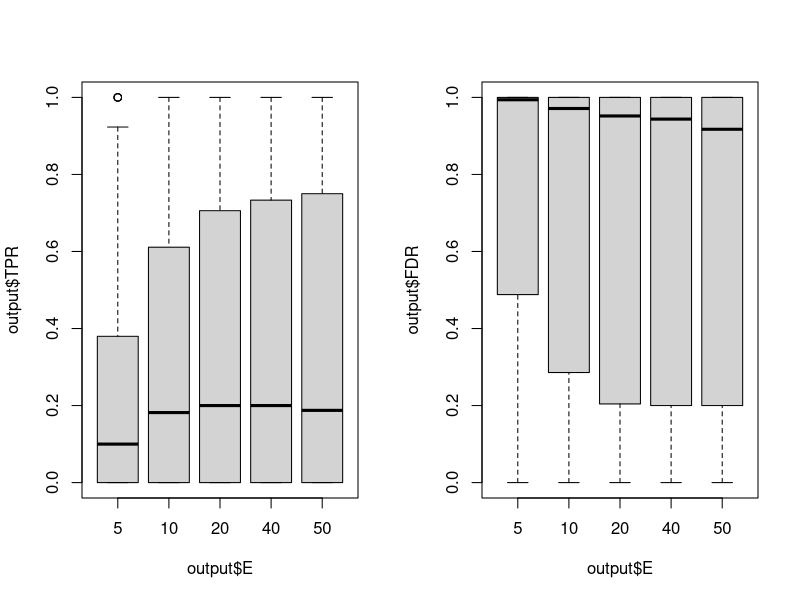
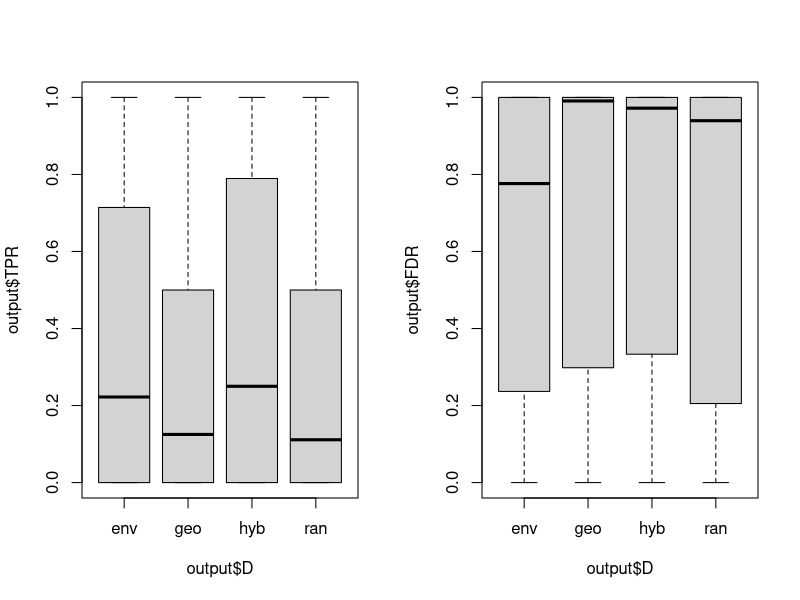
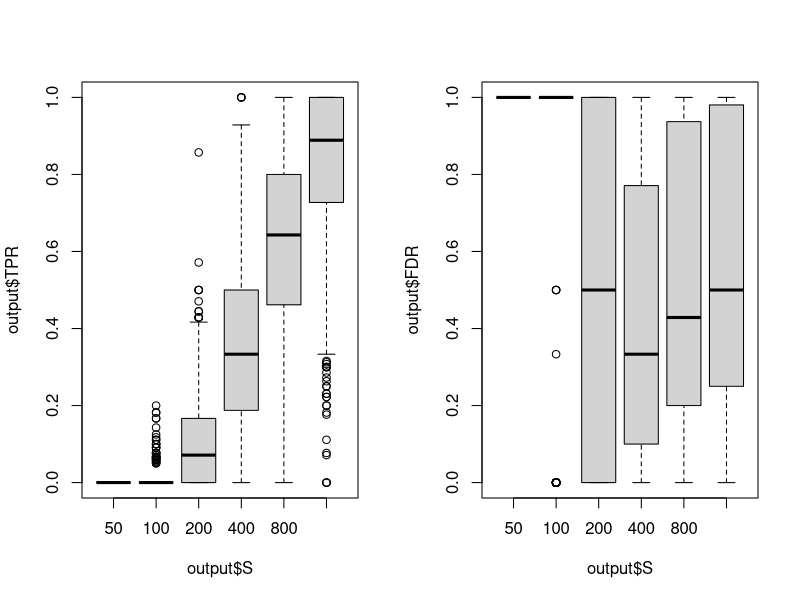
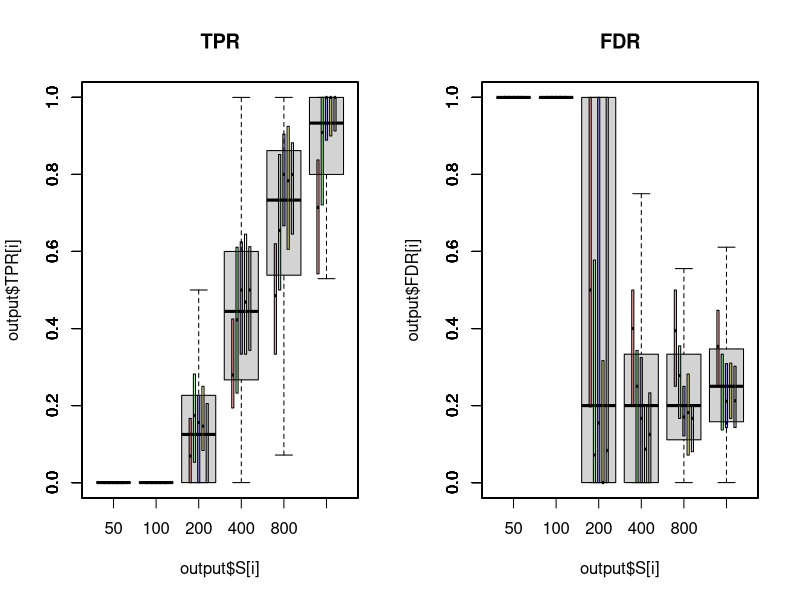
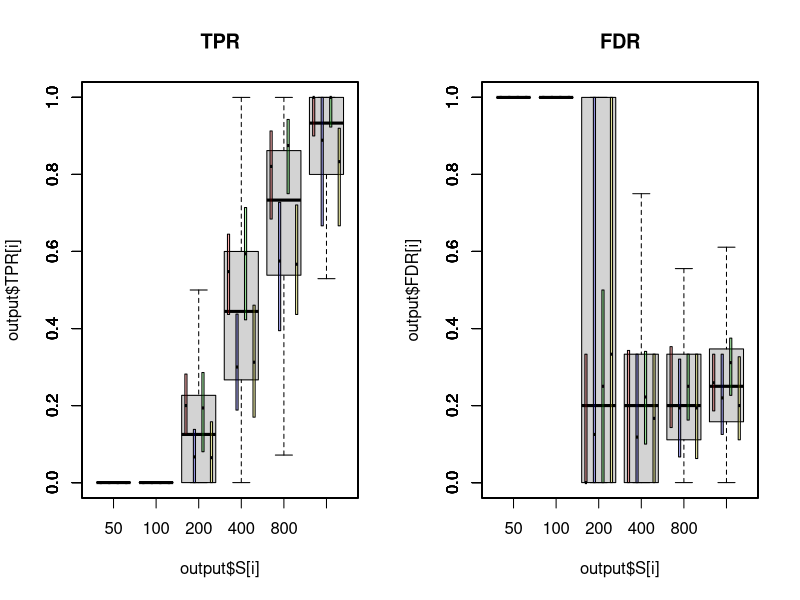
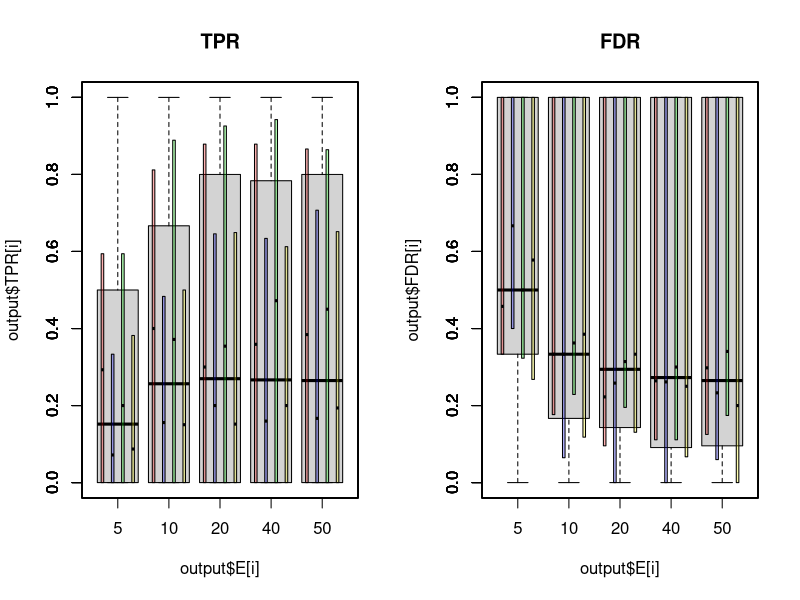
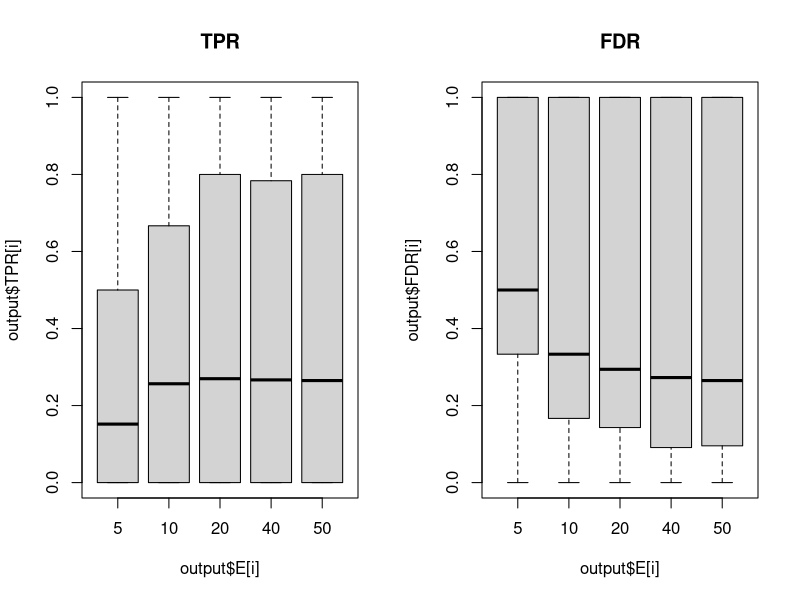
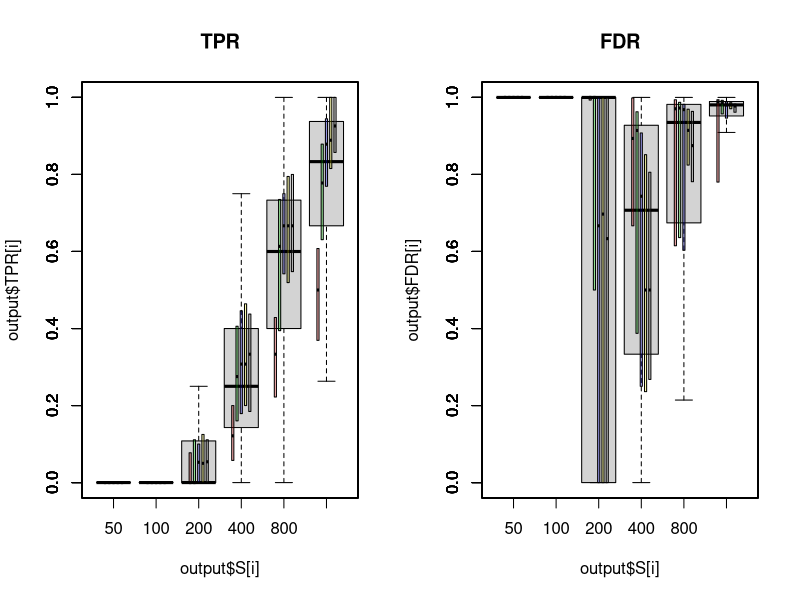

Recreate these plots in R, in order.
## load results of the run

output = read.table('../Simulation Results/output.txt', header=T)

### Plot overall results

par(mfrow=c(1,2))

boxplot(output$TPR~output$E)
boxplot(output$FDR~output$E)

boxplot(output$TPR~output$D)
boxplot(output$FDR~output$D)

boxplot(output$TPR~output$S)
boxplot(output$FDR~output$S)

### ANOVA analysis

# Compare TPR and FDR under different pop. str. scenarios

anova(aov(output$TPR~as.factor(output$c)))
anova(aov(output$FDR~as.factor(output$c)))

# Panmictic

i=output$c==0.5

anova(aov(output$TPR[i]~as.factor(output$S[i])*as.factor(output$E[i])*as.factor(output$D[i])))
anova(aov(output$FDR[i]~as.factor(output$S[i])*as.factor(output$E[i])*as.factor(output$D[i])))

# Structured

i=output$c==0.2

anova(aov(output$TPR[i]~as.factor(output$S[i])*as.factor(output$E[i])*as.factor(output$D[i])))
anova(aov(output$FDR[i]~as.factor(output$S[i])*as.factor(output$E[i])*as.factor(output$D[i])))

### Function to get Means and Sds of FDR and TPR for subset of data

get_means_sd = function(output, subsets, rate) {
  
  ss =paste0('output$',paste(subsets, collapse='&output$'))
  rates = output[eval(parse(text=ss)),rate]
  
  return(paste0(round(mean(rates), 2), '±', round(sd(rates),2)))
  
}

## example of use: get FDR of geographic design under structured population (c=0.2)

get_means_sd(output, subsets=c('c==0.2' , 'D=="geo"'), rate='FDR')


######### Plot TPR and FDR by couples of factors

### Panmictic
par(mfrow=c(1,2))

i=output$c==0.5

colt = c(rgb(1,0,0, alpha=0.3) , rgb(0,1,0, alpha=0.3), rgb(0,0,1, alpha=0.3), rgb(1,1,0, alpha=0.3), rgb(0.5,0.5,0.5, alpha=0.3) )

### To show overall effects of Sampling Size - Sample Effort

boxplot(output$TPR[i]~output$S[i], main='TPR', outline=F )
boxplot(output$TPR[i&output$S==50]~as.numeric(output$E[i&output$S==50]), add=TRUE, col=colt, at=seq(0.8,1.2,0.1) , boxwex=0.05, names=F, outline=F, whisklty = 0, staplelty = 0 ,xaxt='n')
boxplot(output$TPR[i&output$S==100]~as.numeric(output$E[i&output$S==100]), add=TRUE, col=colt, at=seq(1.8,2.2,0.1) , boxwex=0.05, names=F, outline=F, whisklty = 0, staplelty = 0,xaxt='n')
boxplot(output$TPR[i&output$S==200]~as.numeric(output$E[i&output$S==200]), add=TRUE, col=colt, at=seq(2.8,3.2,0.1) , boxwex=0.05, names=F, outline=F, whisklty = 0, staplelty = 0,xaxt='n')
boxplot(output$TPR[i&output$S==400]~as.numeric(output$E[i&output$S==400]), add=TRUE, col=colt, at=seq(3.8,4.2,0.1) , boxwex=0.05, names=F, outline=F, whisklty = 0, staplelty = 0,xaxt='n')
boxplot(output$TPR[i&output$S==800]~as.numeric(output$E[i&output$S==800]), add=TRUE, col=colt, at=seq(4.8,5.2,0.1) , boxwex=0.05, names=F, outline=F, whisklty = 0, staplelty = 0,xaxt='n')
boxplot(output$TPR[i&output$S==1600]~as.numeric(output$E[i&output$S==1600]), add=TRUE, col=colt, at=seq(5.8,6.2,0.1) , boxwex=0.05, names=F, outline=F, whisklty = 0, staplelty = 0,xaxt='n')

boxplot(output$FDR[i]~output$S[i], main='FDR', outline=F )
boxplot(output$FDR[i&output$S==50]~as.numeric(output$E[i&output$S==50]), add=TRUE, col=colt, at=seq(0.8,1.2,0.1) , boxwex=0.05, names=F, outline=F, whisklty = 0, staplelty = 0 ,xaxt='n')
boxplot(output$FDR[i&output$S==100]~as.numeric(output$E[i&output$S==100]), add=TRUE, col=colt, at=seq(1.8,2.2,0.1) , boxwex=0.05, names=F, outline=F, whisklty = 0, staplelty = 0,xaxt='n')
boxplot(output$FDR[i&output$S==200]~as.numeric(output$E[i&output$S==200]), add=TRUE, col=colt, at=seq(2.8,3.2,0.1) , boxwex=0.05, names=F, outline=F, whisklty = 0, staplelty = 0,xaxt='n')
boxplot(output$FDR[i&output$S==400]~as.numeric(output$E[i&output$S==400]), add=TRUE, col=colt, at=seq(3.8,4.2,0.1) , boxwex=0.05, names=F, outline=F, whisklty = 0, staplelty = 0,xaxt='n')
boxplot(output$FDR[i&output$S==800]~as.numeric(output$E[i&output$S==800]), add=TRUE, col=colt, at=seq(4.8,5.2,0.1) , boxwex=0.05, names=F, outline=F, whisklty = 0, staplelty = 0,xaxt='n')
boxplot(output$FDR[i&output$S==1600]~as.numeric(output$E[i&output$S==1600]), add=TRUE, col=colt, at=seq(5.8,6.2,0.1) , boxwex=0.05, names=F, outline=F, whisklty = 0, staplelty = 0,xaxt='n')

### To show overall effects of Sampling Size - Sample Design

colt = c(rgb(1,0,0, alpha=0.3) , rgb(0,0,1, alpha=0.3), rgb(0,1,0, alpha=0.3), rgb(1,1,0, alpha=0.3) )

boxplot(output$TPR[i]~output$S[i], main='TPR', outline=F )
boxplot(output$TPR[i&output$S==50]~(output$D[i&output$S==50]), add=TRUE, col=colt, at=seq(0.7,1.3,0.2) , boxwex=0.05, names=F, outline=F, whisklty = 0, staplelty = 0 ,xaxt='n')
boxplot(output$TPR[i&output$S==100]~(output$D[i&output$S==100]), add=TRUE, col=colt, at=seq(1.7,2.3,0.2) , boxwex=0.05, names=F, outline=F, whisklty = 0, staplelty = 0,xaxt='n')
boxplot(output$TPR[i&output$S==200]~(output$D[i&output$S==200]), add=TRUE, col=colt, at=seq(2.7,3.3,0.2) , boxwex=0.05, names=F, outline=F, whisklty = 0, staplelty = 0,xaxt='n')
boxplot(output$TPR[i&output$S==400]~(output$D[i&output$S==400]), add=TRUE, col=colt, at=seq(3.7,4.3,0.2), boxwex=0.05, names=F, outline=F, whisklty = 0, staplelty = 0,xaxt='n')
boxplot(output$TPR[i&output$S==800]~(output$D[i&output$S==800]), add=TRUE, col=colt, at=seq(4.7,5.3,0.2) , boxwex=0.05, names=F, outline=F, whisklty = 0, staplelty = 0,xaxt='n')
boxplot(output$TPR[i&output$S==1600]~(output$D[i&output$S==1600]), add=TRUE, col=colt, at=seq(5.7,6.3,0.2) , boxwex=0.05, names=F, outline=F, whisklty = 0, staplelty = 0,xaxt='n')

boxplot(output$FDR[i]~output$S[i], main='FDR', outline=F )
boxplot(output$FDR[i&output$S==50]~(output$D[i&output$S==50]), add=TRUE, col=colt, at=seq(0.7,1.3,0.2) , boxwex=0.05, names=F, outline=F, whisklty = 0, staplelty = 0 ,xaxt='n')
boxplot(output$FDR[i&output$S==100]~(output$D[i&output$S==100]), add=TRUE, col=colt, at=seq(1.7,2.3,0.2) , boxwex=0.05, names=F, outline=F, whisklty = 0, staplelty = 0,xaxt='n')
boxplot(output$FDR[i&output$S==200]~(output$D[i&output$S==200]), add=TRUE, col=colt, at=seq(2.7,3.3,0.2) , boxwex=0.05, names=F, outline=F, whisklty = 0, staplelty = 0,xaxt='n')
boxplot(output$FDR[i&output$S==400]~(output$D[i&output$S==400]), add=TRUE, col=colt, at=seq(3.7,4.3,0.2), boxwex=0.05, names=F, outline=F, whisklty = 0, staplelty = 0,xaxt='n')
boxplot(output$FDR[i&output$S==800]~(output$D[i&output$S==800]), add=TRUE, col=colt, at=seq(4.7,5.3,0.2) , boxwex=0.05, names=F, outline=F, whisklty = 0, staplelty = 0,xaxt='n')
boxplot(output$FDR[i&output$S==1600]~(output$D[i&output$S==1600]), add=TRUE, col=colt, at=seq(5.7,6.3,0.2) , boxwex=0.05, names=F, outline=F, whisklty = 0, staplelty = 0,xaxt='n')

### To show overall effects of Sampling Effort - Sample Design


colt = c(rgb(1,0,0, alpha=0.3) , rgb(0,0,1, alpha=0.3), rgb(0,1,0, alpha=0.3), rgb(1,1,0, alpha=0.3) )

boxplot(output$TPR[i]~output$E[i], main='TPR', outline=F)
boxplot(output$TPR[i&output$E==5]~(output$D[i&output$E==5]), add=TRUE, col=colt, at=seq(0.7,1.3,0.2) , boxwex=0.05, names=F, outline=F, whisklty = 0, staplelty = 0 ,xaxt='n')
boxplot(output$TPR[i&output$E==10]~(output$D[i&output$E==10]), add=TRUE, col=colt, at=seq(1.7,2.3,0.2) , boxwex=0.05, names=F, outline=F, whisklty = 0, staplelty = 0,xaxt='n')
boxplot(output$TPR[i&output$E==20]~(output$D[i&output$E==20]), add=TRUE, col=colt, at=seq(2.7,3.3,0.2) , boxwex=0.05, names=F, outline=F, whisklty = 0, staplelty = 0,xaxt='n')
boxplot(output$TPR[i&output$E==40]~(output$D[i&output$E==40]), add=TRUE, col=colt, at=seq(3.7,4.3,0.2), boxwex=0.05, names=F, outline=F, whisklty = 0, staplelty = 0,xaxt='n')
boxplot(output$TPR[i&output$E==50]~(output$D[i&output$E==50]), add=TRUE, col=colt, at=seq(4.7,5.3,0.2) , boxwex=0.05, names=F, outline=F, whisklty = 0, staplelty = 0,xaxt='n')

boxplot(output$FDR[i]~output$E[i], main='FDR', outline=F )
boxplot(output$FDR[i&output$E==5]~(output$D[i&output$E==5]), add=TRUE, col=colt, at=seq(0.7,1.3,0.2) , boxwex=0.05, names=F, outline=F, whisklty = 0, staplelty = 0 ,xaxt='n')
boxplot(output$FDR[i&output$E==10]~(output$D[i&output$E==10]), add=TRUE, col=colt, at=seq(1.7,2.3,0.2) , boxwex=0.05, names=F, outline=F, whisklty = 0, staplelty = 0,xaxt='n')
boxplot(output$FDR[i&output$E==20]~(output$D[i&output$E==20]), add=TRUE, col=colt, at=seq(2.7,3.3,0.2) , boxwex=0.05, names=F, outline=F, whisklty = 0, staplelty = 0,xaxt='n')
boxplot(output$FDR[i&output$E==40]~(output$D[i&output$E==40]), add=TRUE, col=colt, at=seq(3.7,4.3,0.2), boxwex=0.05, names=F, outline=F, whisklty = 0, staplelty = 0,xaxt='n')
boxplot(output$FDR[i&output$E==50]~(output$D[i&output$E==50]), add=TRUE, col=colt, at=seq(4.7,5.3,0.2) , boxwex=0.05, names=F, outline=F, whisklty = 0, staplelty = 0,xaxt='n')


### To show differences between Sampling efforts

boxplot(output$TPR[i]~output$E[i], main='TPR', outline=F)
boxplot(output$FDR[i]~output$E[i], main='FDR', outline=F)


### Structured
par(mfrow=c(1,2))

i=output$c==0.2

colt = c(rgb(1,0,0, alpha=0.3) , rgb(0,1,0, alpha=0.3), rgb(0,0,1, alpha=0.3), rgb(1,1,0, alpha=0.3), rgb(0.5,0.5,0.5, alpha=0.3) )

### To show overall effects of Sampling Size - Sample Effort

boxplot(output$TPR[i]~output$S[i], main='TPR', outline=F )
boxplot(output$TPR[i&output$S==50]~as.numeric(output$E[i&output$S==50]), add=TRUE, col=colt, at=seq(0.8,1.2,0.1) , boxwex=0.05, names=F, outline=F, whisklty = 0, staplelty = 0 ,xaxt='n')
boxplot(output$TPR[i&output$S==100]~as.numeric(output$E[i&output$S==100]), add=TRUE, col=colt, at=seq(1.8,2.2,0.1) , boxwex=0.05, names=F, outline=F, whisklty = 0, staplelty = 0,xaxt='n')
boxplot(output$TPR[i&output$S==200]~as.numeric(output$E[i&output$S==200]), add=TRUE, col=colt, at=seq(2.8,3.2,0.1) , boxwex=0.05, names=F, outline=F, whisklty = 0, staplelty = 0,xaxt='n')
boxplot(output$TPR[i&output$S==400]~as.numeric(output$E[i&output$S==400]), add=TRUE, col=colt, at=seq(3.8,4.2,0.1) , boxwex=0.05, names=F, outline=F, whisklty = 0, staplelty = 0,xaxt='n')
boxplot(output$TPR[i&output$S==800]~as.numeric(output$E[i&output$S==800]), add=TRUE, col=colt, at=seq(4.8,5.2,0.1) , boxwex=0.05, names=F, outline=F, whisklty = 0, staplelty = 0,xaxt='n')
boxplot(output$TPR[i&output$S==1600]~as.numeric(output$E[i&output$S==1600]), add=TRUE, col=colt, at=seq(5.8,6.2,0.1) , boxwex=0.05, names=F, outline=F, whisklty = 0, staplelty = 0,xaxt='n')

boxplot(output$FDR[i]~output$S[i], main='FDR', outline=F )
boxplot(output$FDR[i&output$S==50]~as.numeric(output$E[i&output$S==50]), add=TRUE, col=colt, at=seq(0.8,1.2,0.1) , boxwex=0.05, names=F, outline=F, whisklty = 0, staplelty = 0 ,xaxt='n')
boxplot(output$FDR[i&output$S==100]~as.numeric(output$E[i&output$S==100]), add=TRUE, col=colt, at=seq(1.8,2.2,0.1) , boxwex=0.05, names=F, outline=F, whisklty = 0, staplelty = 0,xaxt='n')
boxplot(output$FDR[i&output$S==200]~as.numeric(output$E[i&output$S==200]), add=TRUE, col=colt, at=seq(2.8,3.2,0.1) , boxwex=0.05, names=F, outline=F, whisklty = 0, staplelty = 0,xaxt='n')
boxplot(output$FDR[i&output$S==400]~as.numeric(output$E[i&output$S==400]), add=TRUE, col=colt, at=seq(3.8,4.2,0.1) , boxwex=0.05, names=F, outline=F, whisklty = 0, staplelty = 0,xaxt='n')
boxplot(output$FDR[i&output$S==800]~as.numeric(output$E[i&output$S==800]), add=TRUE, col=colt, at=seq(4.8,5.2,0.1) , boxwex=0.05, names=F, outline=F, whisklty = 0, staplelty = 0,xaxt='n')
boxplot(output$FDR[i&output$S==1600]~as.numeric(output$E[i&output$S==1600]), add=TRUE, col=colt, at=seq(5.8,6.2,0.1) , boxwex=0.05, names=F, outline=F, whisklty = 0, staplelty = 0,xaxt='n')

### To show overall effects of Sampling Size - Sample Design

colt = c(rgb(1,0,0, alpha=0.3) , rgb(0,0,1, alpha=0.3), rgb(0,1,0, alpha=0.3), rgb(1,1,0, alpha=0.3) )

boxplot(output$TPR[i]~output$S[i], main='TPR', outline=F )
boxplot(output$TPR[i&output$S==50]~(output$D[i&output$S==50]), add=TRUE, col=colt, at=seq(0.7,1.3,0.2) , boxwex=0.05, names=F, outline=F, whisklty = 0, staplelty = 0 ,xaxt='n')
boxplot(output$TPR[i&output$S==100]~(output$D[i&output$S==100]), add=TRUE, col=colt, at=seq(1.7,2.3,0.2) , boxwex=0.05, names=F, outline=F, whisklty = 0, staplelty = 0,xaxt='n')
boxplot(output$TPR[i&output$S==200]~(output$D[i&output$S==200]), add=TRUE, col=colt, at=seq(2.7,3.3,0.2) , boxwex=0.05, names=F, outline=F, whisklty = 0, staplelty = 0,xaxt='n')
boxplot(output$TPR[i&output$S==400]~(output$D[i&output$S==400]), add=TRUE, col=colt, at=seq(3.7,4.3,0.2), boxwex=0.05, names=F, outline=F, whisklty = 0, staplelty = 0,xaxt='n')
boxplot(output$TPR[i&output$S==800]~(output$D[i&output$S==800]), add=TRUE, col=colt, at=seq(4.7,5.3,0.2) , boxwex=0.05, names=F, outline=F, whisklty = 0, staplelty = 0,xaxt='n')
boxplot(output$TPR[i&output$S==1600]~(output$D[i&output$S==1600]), add=TRUE, col=colt, at=seq(5.7,6.3,0.2) , boxwex=0.05, names=F, outline=F, whisklty = 0, staplelty = 0,xaxt='n')

boxplot(output$FDR[i]~output$S[i], main='FDR', outline=F )
boxplot(output$FDR[i&output$S==50]~(output$D[i&output$S==50]), add=TRUE, col=colt, at=seq(0.7,1.3,0.2) , boxwex=0.05, names=F, outline=F, whisklty = 0, staplelty = 0 ,xaxt='n')
boxplot(output$FDR[i&output$S==100]~(output$D[i&output$S==100]), add=TRUE, col=colt, at=seq(1.7,2.3,0.2) , boxwex=0.05, names=F, outline=F, whisklty = 0, staplelty = 0,xaxt='n')
boxplot(output$FDR[i&output$S==200]~(output$D[i&output$S==200]), add=TRUE, col=colt, at=seq(2.7,3.3,0.2) , boxwex=0.05, names=F, outline=F, whisklty = 0, staplelty = 0,xaxt='n')
boxplot(output$FDR[i&output$S==400]~(output$D[i&output$S==400]), add=TRUE, col=colt, at=seq(3.7,4.3,0.2), boxwex=0.05, names=F, outline=F, whisklty = 0, staplelty = 0,xaxt='n')
boxplot(output$FDR[i&output$S==800]~(output$D[i&output$S==800]), add=TRUE, col=colt, at=seq(4.7,5.3,0.2) , boxwex=0.05, names=F, outline=F, whisklty = 0, staplelty = 0,xaxt='n')
boxplot(output$FDR[i&output$S==1600]~(output$D[i&output$S==1600]), add=TRUE, col=colt, at=seq(5.7,6.3,0.2) , boxwex=0.05, names=F, outline=F, whisklty = 0, staplelty = 0,xaxt='n')

### To show overall effects of Sampling Effort - Sample Design


colt = c(rgb(1,0,0, alpha=0.3) , rgb(0,0,1, alpha=0.3), rgb(0,1,0, alpha=0.3), rgb(1,1,0, alpha=0.3) )

boxplot(output$TPR[i]~output$E[i], main='TPR', outline=F)
boxplot(output$TPR[i&output$E==5]~(output$D[i&output$E==5]), add=TRUE, col=colt, at=seq(0.7,1.3,0.2) , boxwex=0.05, names=F, outline=F, whisklty = 0, staplelty = 0 ,xaxt='n')
boxplot(output$TPR[i&output$E==10]~(output$D[i&output$E==10]), add=TRUE, col=colt, at=seq(1.7,2.3,0.2) , boxwex=0.05, names=F, outline=F, whisklty = 0, staplelty = 0,xaxt='n')
boxplot(output$TPR[i&output$E==20]~(output$D[i&output$E==20]), add=TRUE, col=colt, at=seq(2.7,3.3,0.2) , boxwex=0.05, names=F, outline=F, whisklty = 0, staplelty = 0,xaxt='n')
boxplot(output$TPR[i&output$E==40]~(output$D[i&output$E==40]), add=TRUE, col=colt, at=seq(3.7,4.3,0.2), boxwex=0.05, names=F, outline=F, whisklty = 0, staplelty = 0,xaxt='n')
boxplot(output$TPR[i&output$E==50]~(output$D[i&output$E==50]), add=TRUE, col=colt, at=seq(4.7,5.3,0.2) , boxwex=0.05, names=F, outline=F, whisklty = 0, staplelty = 0,xaxt='n')

boxplot(output$FDR[i]~output$E[i], main='FDR', outline=F )
boxplot(output$FDR[i&output$E==5]~(output$D[i&output$E==5]), add=TRUE, col=colt, at=seq(0.7,1.3,0.2) , boxwex=0.05, names=F, outline=F, whisklty = 0, staplelty = 0 ,xaxt='n')
boxplot(output$FDR[i&output$E==10]~(output$D[i&output$E==10]), add=TRUE, col=colt, at=seq(1.7,2.3,0.2) , boxwex=0.05, names=F, outline=F, whisklty = 0, staplelty = 0,xaxt='n')
boxplot(output$FDR[i&output$E==20]~(output$D[i&output$E==20]), add=TRUE, col=colt, at=seq(2.7,3.3,0.2) , boxwex=0.05, names=F, outline=F, whisklty = 0, staplelty = 0,xaxt='n')
boxplot(output$FDR[i&output$E==40]~(output$D[i&output$E==40]), add=TRUE, col=colt, at=seq(3.7,4.3,0.2), boxwex=0.05, names=F, outline=F, whisklty = 0, staplelty = 0,xaxt='n')
boxplot(output$FDR[i&output$E==50]~(output$D[i&output$E==50]), add=TRUE, col=colt, at=seq(4.7,5.3,0.2) , boxwex=0.05, names=F, outline=F, whisklty = 0, staplelty = 0,xaxt='n')


### To show differences between Sampling efforts

boxplot(output$TPR[i]~output$E[i], main='TPR', outline=F)
boxplot(output$FDR[i]~output$E[i], main='FDR', outline=F)
